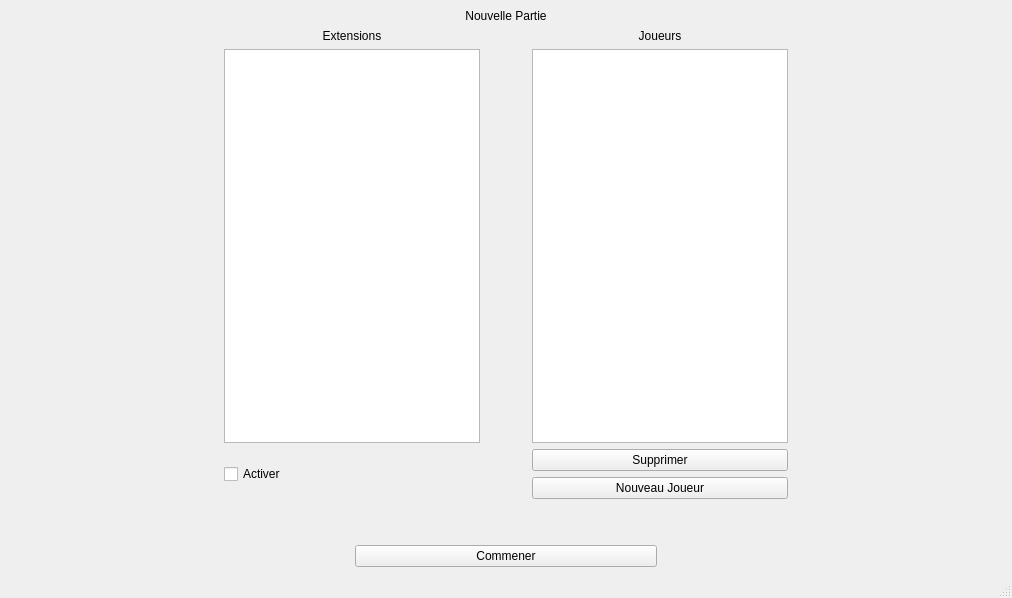
<?xml version="1.0" encoding="UTF-8"?>
<ui version="4.0">
 <class>NouvellePartie</class>
 <widget class="QMainWindow" name="NouvellePartie">
  <property name="geometry">
   <rect>
    <x>0</x>
    <y>0</y>
    <width>1012</width>
    <height>598</height>
   </rect>
  </property>
  <property name="windowTitle">
   <string>MainWindow</string>
  </property>
  <widget class="QWidget" name="centralwidget">
   <layout class="QGridLayout" name="gridLayout_4">
    <item row="2" column="0">
     <spacer name="horizontalSpacer">
      <property name="orientation">
       <enum>Qt::Horizontal</enum>
      </property>
      <property name="sizeHint" stdset="0">
       <size>
        <width>40</width>
        <height>20</height>
       </size>
      </property>
     </spacer>
    </item>
    <item row="2" column="1">
     <layout class="QGridLayout" name="gridLayout">
      <item row="1" column="0" colspan="2">
       <widget class="QLabel" name="label_2">
        <property name="text">
         <string>Extensions</string>
        </property>
        <property name="alignment">
         <set>Qt::AlignCenter</set>
        </property>
       </widget>
      </item>
      <item row="2" column="0" colspan="2">
       <widget class="QListWidget" name="listWidget"/>
      </item>
      <item row="4" column="2">
       <spacer name="horizontalSpacer_3">
        <property name="orientation">
         <enum>Qt::Horizontal</enum>
        </property>
        <property name="sizeHint" stdset="0">
         <size>
          <width>40</width>
          <height>20</height>
         </size>
        </property>
       </spacer>
      </item>
      <item row="5" column="2">
       <spacer name="verticalSpacer">
        <property name="orientation">
         <enum>Qt::Vertical</enum>
        </property>
        <property name="sizeType">
         <enum>QSizePolicy::Preferred</enum>
        </property>
        <property name="sizeHint" stdset="0">
         <size>
          <width>20</width>
          <height>40</height>
         </size>
        </property>
       </spacer>
      </item>
      <item row="10" column="1" colspan="3">
       <widget class="QPushButton" name="pbCommencer">
        <property name="text">
         <string>Commener</string>
        </property>
       </widget>
      </item>
      <item row="3" column="0" rowspan="2" colspan="2">
       <widget class="QCheckBox" name="checkBox">
        <property name="layoutDirection">
         <enum>Qt::LeftToRight</enum>
        </property>
        <property name="text">
         <string>Activer</string>
        </property>
       </widget>
      </item>
      <item row="4" column="3" colspan="2">
       <widget class="QPushButton" name="pushButton">
        <property name="text">
         <string>Nouveau Joueur</string>
        </property>
       </widget>
      </item>
      <item row="3" column="3" colspan="2">
       <widget class="QPushButton" name="pushButton_2">
        <property name="text">
         <string>Supprimer</string>
        </property>
       </widget>
      </item>
      <item row="2" column="3" colspan="2">
       <widget class="QListWidget" name="listWidget_2"/>
      </item>
      <item row="1" column="3" colspan="2">
       <widget class="QLabel" name="label_3">
        <property name="text">
         <string>Joueurs</string>
        </property>
        <property name="alignment">
         <set>Qt::AlignCenter</set>
        </property>
       </widget>
      </item>
      <item row="0" column="0" colspan="5">
       <widget class="QLabel" name="label">
        <property name="text">
         <string>Nouvelle Partie</string>
        </property>
        <property name="alignment">
         <set>Qt::AlignCenter</set>
        </property>
       </widget>
      </item>
      <item row="5" column="4">
       <spacer name="horizontalSpacer_5">
        <property name="orientation">
         <enum>Qt::Horizontal</enum>
        </property>
        <property name="sizeHint" stdset="0">
         <size>
          <width>40</width>
          <height>20</height>
         </size>
        </property>
       </spacer>
      </item>
      <item row="5" column="3">
       <spacer name="horizontalSpacer_4">
        <property name="orientation">
         <enum>Qt::Horizontal</enum>
        </property>
        <property name="sizeHint" stdset="0">
         <size>
          <width>40</width>
          <height>20</height>
         </size>
        </property>
       </spacer>
      </item>
      <item row="5" column="0">
       <spacer name="horizontalSpacer_6">
        <property name="orientation">
         <enum>Qt::Horizontal</enum>
        </property>
        <property name="sizeHint" stdset="0">
         <size>
          <width>40</width>
          <height>20</height>
         </size>
        </property>
       </spacer>
      </item>
      <item row="5" column="1">
       <spacer name="horizontalSpacer_7">
        <property name="orientation">
         <enum>Qt::Horizontal</enum>
        </property>
        <property name="sizeHint" stdset="0">
         <size>
          <width>40</width>
          <height>20</height>
         </size>
        </property>
       </spacer>
      </item>
     </layout>
    </item>
    <item row="2" column="2">
     <spacer name="horizontalSpacer_2">
      <property name="orientation">
       <enum>Qt::Horizontal</enum>
      </property>
      <property name="sizeHint" stdset="0">
       <size>
        <width>40</width>
        <height>20</height>
       </size>
      </property>
     </spacer>
    </item>
   </layout>
  </widget>
  <widget class="QMenuBar" name="menubar">
   <property name="geometry">
    <rect>
     <x>0</x>
     <y>0</y>
     <width>1012</width>
     <height>25</height>
    </rect>
   </property>
  </widget>
  <widget class="QStatusBar" name="statusbar"/>
 </widget>
 <resources/>
 <connections/>
</ui>
